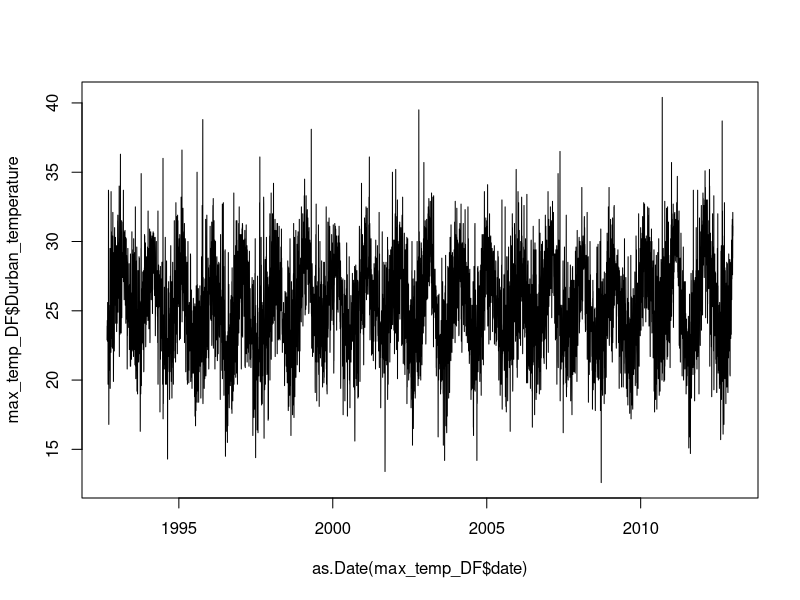
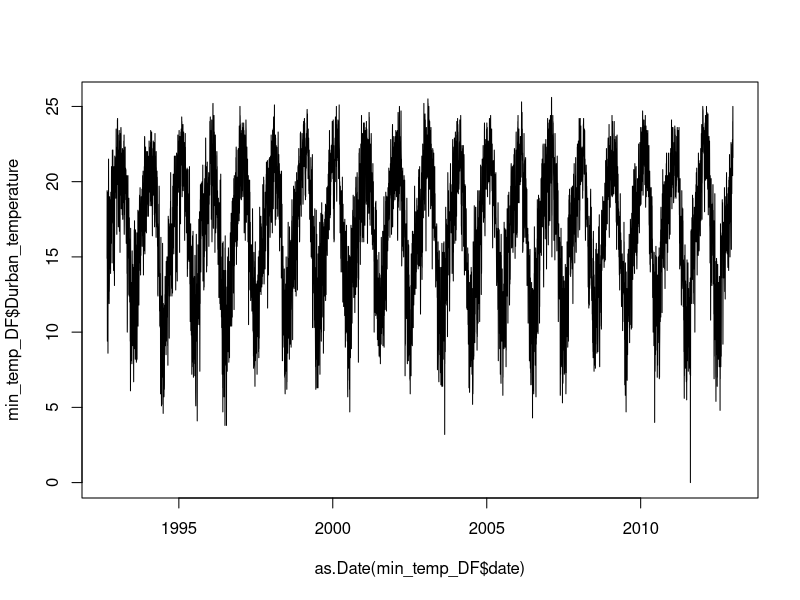
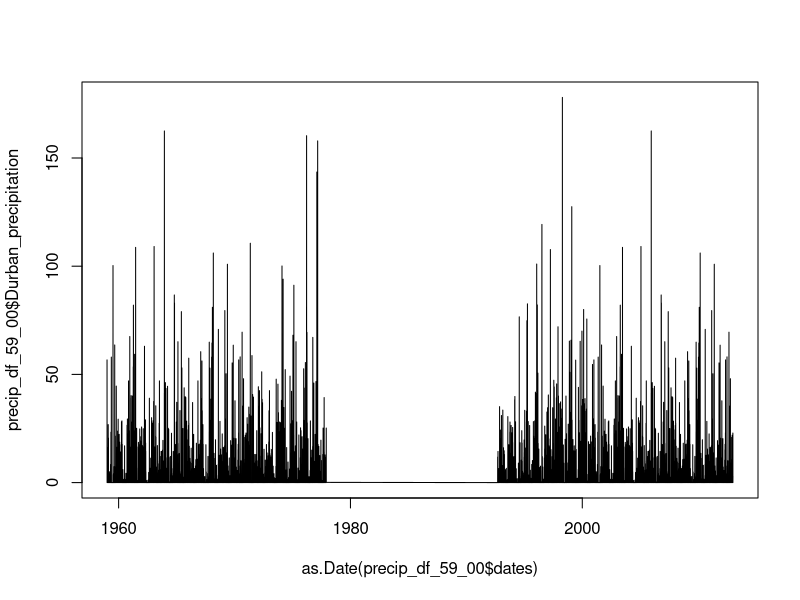
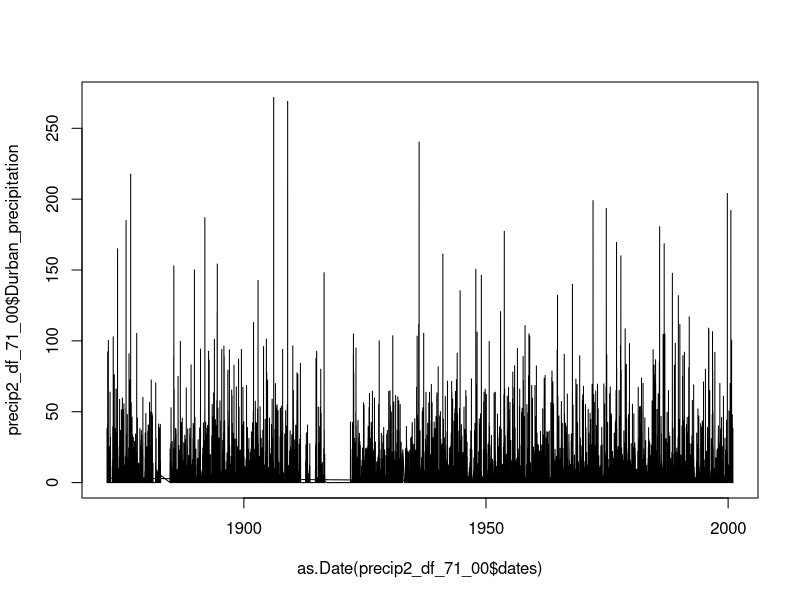

The R script that drew these images, in order:
## Zinhle Mthombothi August 2019
# Weather data from Durban

library(tidyverse)
library(zoo)

rm(list = ls())

#max temperature data from Durban betwen 1992 to 2012
max_temp_Data <- read.delim("0240808A2_tasmax.txt",
                             stringsAsFactors =  F) #1992 to 2012
head(max_temp_Data)

#min temperature data from Durban betwen 1992 to 2012
min_temp_Data <- read.delim("0240808A2_tasmin.txt", 
                              stringsAsFactors =  F)
head(min_temp_Data)

#Dates
#max_temp_Data[1,]
startDate <- as.Date('1992/09/01', format = '%Y/%m/%d')
endDate <- as.Date('2012/12/31', format = '%Y/%m/%d')


#Function to clean the Durban data. Remove the first two rows with the date and coordinates
clean_temp_data <- function(temperature_df, start, end){
   
    temperature_df <- temperature_df[-c(1, 2),] #remove the first 2 rows with characters the other 3 have temp of -999
    dates_df <- start:end
    temperature_df <- as.numeric(temperature_df)
    temperature_df <- as.data.frame(temperature_df) #turn it back to dataframe 
    names(temperature_df) <- c("Durban_temperature")
    dates_data <- as.data.frame(dates_df)
    names(dates_data) <- c("dates")
    temperature_data <- as.data.frame(cbind(dates_data$dates, temperature_df$Durban_temperature)) #1992 to 2012
    names(temperature_data) <- c("date", "Durban_temperature")
    temperature_data <- temperature_data %>% filter((temperature_data$Durban_temperature != -999)) #removing the undefined values -999
     
 }

# Cleaned weather data frame
max_temp_DF <- clean_temp_data(max_temp_Data, startDate, endDate)
min_temp_DF <- clean_temp_data(min_temp_Data, startDate, endDate)

plot(as.Date(max_temp_DF$date), max_temp_DF$Durban_temperature, type = "l")
plot(as.Date(min_temp_DF$date), min_temp_DF$Durban_temperature, type = "l")

###***************************PRECIPITATION****************************************

#precipitation data from Durban betwen 1959 to 2000
precip_Durban <-  read.delim("0240808A2_pr.txt", 
                           stringsAsFactors =  F)
head(precip_Durban) #1959 to 2000

#dates
startDatePrecip1 <- as.Date('1959/01/01', format = '%Y/%m/%d')
endDatePrecip1 <- as.Date('2012/12/31', format = '%Y/%m/%d')

##precipitation data from Durban betwen 1871 and 2000
precip_Durban2 <-  read.delim("0240891_0_pr.txt", 
                            stringsAsFactors =  F)
head(precip_Durban2) #1871 to 2000

#dates
startDatePrecip2 <- as.Date('1871/10/01', format = '%Y/%m/%d')
endDatePrecip2 <- as.Date('2000/12/31', format = '%Y/%m/%d')


## function to clean precipitation data 

clean_precip_data <- function(precip_df, start, end){
    precip_df <- precip_df[-c(1, 2),] #remove the first 2 rows with characters the other 3 have temp of -999
    precip_df <- as.numeric(precip_df)
    precip_df <- as.data.frame(precip_df) #turn it back to dataframe
    dates_df <- start:end
    dates_data <- as.data.frame(dates_df)
    names(dates_data) <- c("dates")
    names(precip_df) <- c("Durban_precipitation")
    head(precip_df) #1992 to 2012
    precip_data <- as.data.frame(cbind(dates_data$dates, precip_df$Durban_precipitation)) #1992 to 2012
    names(precip_data) <- c("dates", "Durban_precipitation")
    precip_df <- precip_data %>%  filter((precip_data$Durban_precipitation != -999)) #removing the undefined values -999

}

#Clean precipitation DF
precip_df_59_00 <- clean_precip_data(precip_Durban, start = startDatePrecip1, end = endDatePrecip1 )
plot(as.Date(precip_df_59_00$dates), precip_df_59_00$Durban_precipitation, type = "l")
precip2_df_71_00 <- clean_precip_data(precip_Durban2, start = startDatePrecip2, end = endDatePrecip2)
plot(as.Date(precip2_df_71_00$dates), precip2_df_71_00$Durban_precipitation, type = "l")
